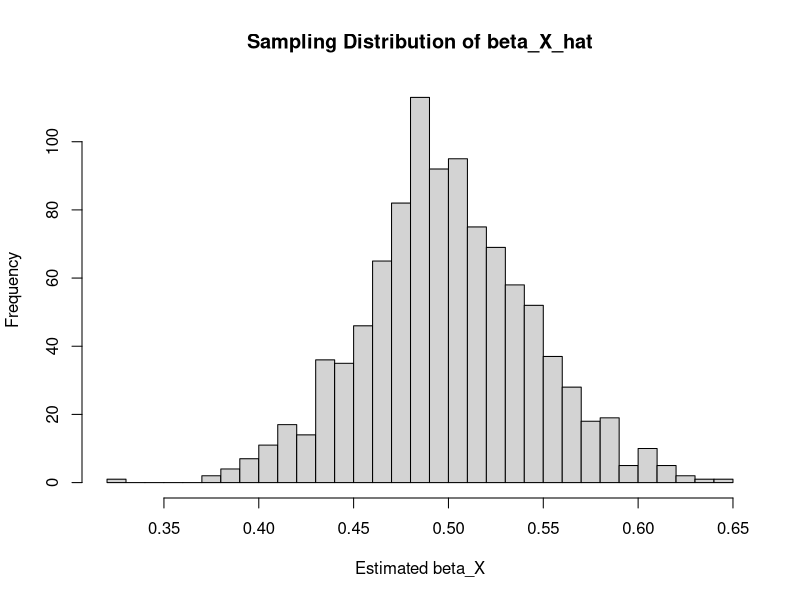
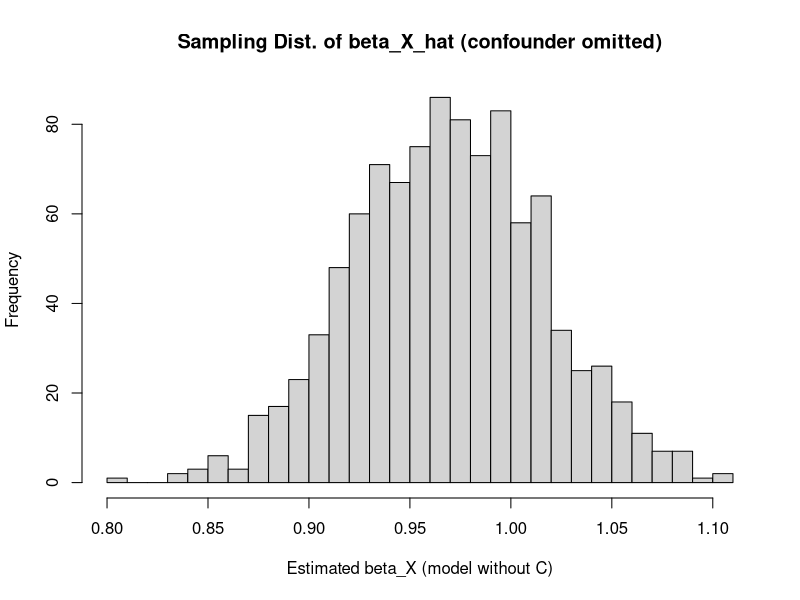

Write R code to recreate these figures, in order.
## PS 5
##Part 1: Simulation
##Step 0: Set up parameters and one dataset

set.seed(123)   

# Sample size for each dataset
N <- 500  

# True parameters
beta_0 <- 1      # Intercept
beta_X <- 0.5    # True treatment effect
beta_C <- 1.0    # True confounder effect
gamma  <- 0.7    # Effect of confounder on treatment
sigma_e <- 1     # SD of error in Y
sigma_u <- 1     # SD of noise in X

# Generate confounder C
C <- rnorm(N, mean = 0, sd = 1)

# Generate treatment X, which depends on confounder C (creates confounding)
u <- rnorm(N, mean = 0, sd = sigma_u)
X <- gamma * C + u

# Generate outcome Y using the true linear model
e <- rnorm(N, mean = 0, sd = sigma_e)
Y <- beta_0 + beta_X * X + beta_C * C + e

# Put into a data frame
dat <- data.frame(Y = Y, X = X, C = C)

# Fit the true model: Y ~ X + C
model_true <- lm(Y ~ X + C, data = dat)

# Print the summary table for the model
summary(model_true)


#Question part a
# Step 1: Function to run ONE simulation


simulate_beta_X <- function(N, beta_0, beta_X, beta_C, gamma,
                            sigma_e, sigma_u) {
  # Generate confounder
  C <- rnorm(N, mean = 0, sd = 1)
  
  # Generate treatment (depends on confounder)
  u <- rnorm(N, mean = 0, sd = sigma_u)
  X <- gamma * C + u
  
  # Generate outcome
  e <- rnorm(N, mean = 0, sd = sigma_e)
  Y <- beta_0 + beta_X * X + beta_C * C + e
  
  # Fit the same true model
  mod <- lm(Y ~ X + C)
  
  # Return the estimated coefficient on X
  coef(mod)["X"]
}


# Step 2: Repeat many simulations


n_sims <- 1000   # Number of simulations

# Run the simulation n_sims times and store the X coefficients
beta_X_hats <- replicate(
  n_sims,
  simulate_beta_X(N, beta_0, beta_X, beta_C, gamma, sigma_e, sigma_u)
)

# Check the mean of the estimated coefficients
mean(beta_X_hats)   

# Check the standard deviation of the estimated coefficients
sd(beta_X_hats)


# Step 3: Plot histogram of β̂_X to show approximate normality


hist(beta_X_hats,
     breaks = 30,
     main = "Sampling Distribution of beta_X_hat",
     xlab = "Estimated beta_X")


## Question part b
# Bootstrapped standard error

# Step 1: Since We already "collected data":
# dat = data.frame(Y, X, C) from part (a), 
# we should Define a function that resamples the data WITH replacement
#  and returns the coefficient of X

bootstrap_beta_X <- function(data) {
  n <- nrow(data)                          # sample size
  rows_boot <- sample(1:n, size = n,      # resample row indices
                      replace = TRUE)
  data_boot <- data[rows_boot, ]          # bootstrap sample
  
  model_boot <- lm(Y ~ X + C, data = data_boot)
  coef(model_boot)["X"]                   # return beta_hat for X
}

# Number of bootstrap samples
B <- 1000

# Step 2: Calculate the statistic for each sample
beta_X_boot <- replicate(B, bootstrap_beta_X(dat))

# Step 3: Bootstrapped standard error 
se_boot_X <- sd(beta_X_boot)

se_boot_X   # print the bootstrapped for the X coefficient


## Question part c
#  Omit the confounder in the model


# but fit a model that omits C: Y ~ X
simulate_beta_X_omitC <- function(N, beta_0, beta_X, beta_C, gamma,
                                  sigma_e, sigma_u) {
  # Generate confounder
  C <- rnorm(N, mean = 0, sd = 1)
  
  # Generate treatment (depends on confounder)
  u <- rnorm(N, mean = 0, sd = sigma_u)
  X <- gamma * C + u
  
  # Generate outcome from the TRUE model (still uses C)
  e <- rnorm(N, mean = 0, sd = sigma_e)
  Y <- beta_0 + beta_X * X + beta_C * C + e
  
  # WRONG estimated model: omit the confounder
  mod_wrong <- lm(Y ~ X)
  
  # Return the coefficient on X from the wrong model
  coef(mod_wrong)["X"]
}

# Number of simulations 
n_sims <- 1000

# Get sampling distribution of the WRONG coefficient
beta_X_hats_omitC <- replicate(
  n_sims,
  simulate_beta_X_omitC(N, beta_0, beta_X, beta_C, gamma, sigma_e, sigma_u)
)

# Look at mean and sd of this sampling distribution
mean(beta_X_hats_omitC)   # will NOT be close to 0.5
sd(beta_X_hats_omitC)

# Histogram of the treatment coefficient when C is omitted
hist(beta_X_hats_omitC,
     breaks = 30,
     main = "Sampling Dist. of beta_X_hat (confounder omitted)",
     xlab  = "Estimated beta_X (model without C)")


